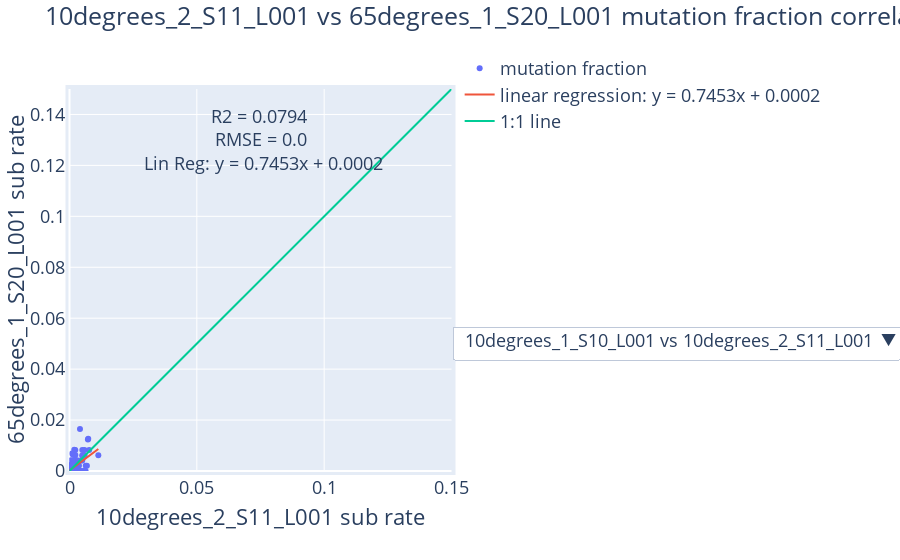

Notebook code for this chart:
### Code cell
study.compare_mutation_profiles(
    sample = ['10degrees_2_S11_L001','65degrees_1_S20_L001','45degrees_2_S19_L001','10degrees_1_S10_L001'],
    reference = reference,
    section = 'full',
)['fig'].show()

### Figure 1 — Plotly figure (JSON) as saved in the notebook; plotly's stock layout.template omitted (floating-point values rounded to 4 significant figures; data arrays with more than 128 entries replaced by an {"elided": "..."} marker saying what was removed)
{"data": [{"mode": "markers", "name": "mutation fraction", "text": "10degrees_1_S10_L001 vs 10degrees_2_S11_L001", "type": "scatter", "visible": true, "x": {"elided": "170 float values"}, "y": {"elided": "170 float values"}}, {"mode": "lines", "name": "linear regression: y = 0.7453x + 0.0002", "type": "scatter", "visible": true, "x": {"elided": "170 float values"}, "y": {"elided": "170 float values"}}, {"mode": "lines", "name": "1:1 line", "type": "scatter", "visible": true, "x": [0, 0.15], "y": [0, 0.15]}, {"mode": "markers", "name": "mutation fraction", "text": "10degrees_1_S10_L001 vs 65degrees_1_S20_L001", "type": "scatter", "visible": false, "x": {"elided": "170 float values"}, "y": {"elided": "170 float values"}}, {"mode": "lines", "name": "linear regression: y = 1.1177x + 0.0019", "type": "scatter", "visible": false, "x": {"elided": "170 float values"}, "y": {"elided": "170 float values"}}, {"mode": "lines", "name": "1:1 line", "type": "scatter", "visible": false, "x": [0, 0.15], "y": [0, 0.15]}, {"mode": "markers", "name": "mutation fraction", "text": "10degrees_2_S11_L001 vs 65degrees_1_S20_L001", "type": "scatter", "visible": false, "x": {"elided": "170 float values"}, "y": {"elided": "170 float values"}}, {"mode": "lines", "name": "linear regression: y = 0.4663x + 0.0031", "type": "scatter", "visible": false, "x": {"elided": "170 float values"}, "y": {"elided": "170 float values"}}, {"mode": "lines", "name": "1:1 line", "type": "scatter", "visible": false, "x": [0, 0.15], "y": [0, 0.15]}], "layout": {"annotations": [{"showarrow": false, "text": "R2 = 0.0794 <br> RMSE = 0.0 <br> Lin Reg: y = 0.7453x + 0.0002", "visible": true, "y": 0.13}, {"showarrow": false, "text": "R2 = 0.0545 <br> RMSE = 0.0 <br> Lin Reg: y = 1.1177x + 0.0019", "visible": false, "y": 0.13}, {"showarrow": false, "text": "R2 = 0.0064 <br> RMSE = 0.0 <br> Lin Reg: y = 0.4663x + 0.0031", "visible": false, "y": 0.13}], "font": {"size": 18}, "margin": {"b": 50, "l": 0, "pad": 4, "r": 0, "t": 50}, "title": {"text": "10degrees_2_S11_L001 vs 65degrees_1_S20_L001 mutation fraction correlation"}, "updatemenus": [{"active": 0, "buttons": [{"args": [{"visible": [true, true, true, false, false, false, false, false, false]}, {"annotations": [{"showarrow": false, "text": "R2 = 0.0794 <br> RMSE = 0.0 <br> Lin Reg: y = 0.7453x + 0.0002", "visible": true, "y": 0.13}, {"showarrow": false, "text": "R2 = 0.0794 <br> RMSE = 0.0 <br> Lin Reg: y = 0.7453x + 0.0002", "visible": false, "y": 0.13}, {"showarrow": false, "text": "R2 = 0.0794 <br> RMSE = 0.0 <br> Lin Reg: y = 0.7453x + 0.0002", "visible": false, "y": 0.13}]}], "label": "10degrees_1_S10_L001 vs 10degrees_2_S11_L001", "method": "update"}, {"args": [{"visible": [false, false, false, true, true, true, false, false, false]}, {"annotations": [{"showarrow": false, "text": "R2 = 0.0545 <br> RMSE = 0.0 <br> Lin Reg: y = 1.1177x + 0.0019", "visible": false, "y": 0.13}, {"showarrow": false, "text": "R2 = 0.0545 <br> RMSE = 0.0 <br> Lin Reg: y = 1.1177x + 0.0019", "visible": true, "y": 0.13}, {"showarrow": false, "text": "R2 = 0.0545 <br> RMSE = 0.0 <br> Lin Reg: y = 1.1177x + 0.0019", "visible": false, "y": 0.13}]}], "label": "10degrees_1_S10_L001 vs 65degrees_1_S20_L001", "method": "update"}, {"args": [{"visible": [false, false, false, false, false, false, true, true, true]}, {"annotations": [{"showarrow": false, "text": "R2 = 0.0064 <br> RMSE = 0.0 <br> Lin Reg: y = 0.4663x + 0.0031", "visible": false, "y": 0.13}, {"showarrow": false, "text": "R2 = 0.0064 <br> RMSE = 0.0 <br> Lin Reg: y = 0.4663x + 0.0031", "visible": false, "y": 0.13}, {"showarrow": false, "text": "R2 = 0.0064 <br> RMSE = 0.0 <br> Lin Reg: y = 0.4663x + 0.0031", "visible": true, "y": 0.13}]}], "label": "10degrees_2_S11_L001 vs 65degrees_1_S20_L001", "method": "update"}], "x": 1, "xanchor": "left", "y": 0.4, "yanchor": "top"}], "xaxis": {"constrain": "domain", "range": [0, 0.15], "scaleanchor": "y", "scaleratio": 1, "title": {"text": "10degrees_2_S11_L001 sub rate"}}, "yaxis": {"constrain": "domain", "range": [0, 0.15], "title": {"text": "65degrees_1_S20_L001 sub rate"}}}}
